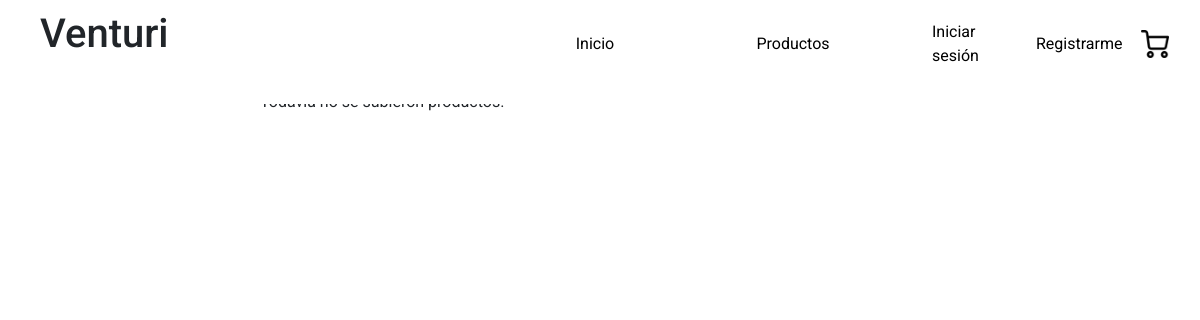
The app's page /index.php?section=products, older data.
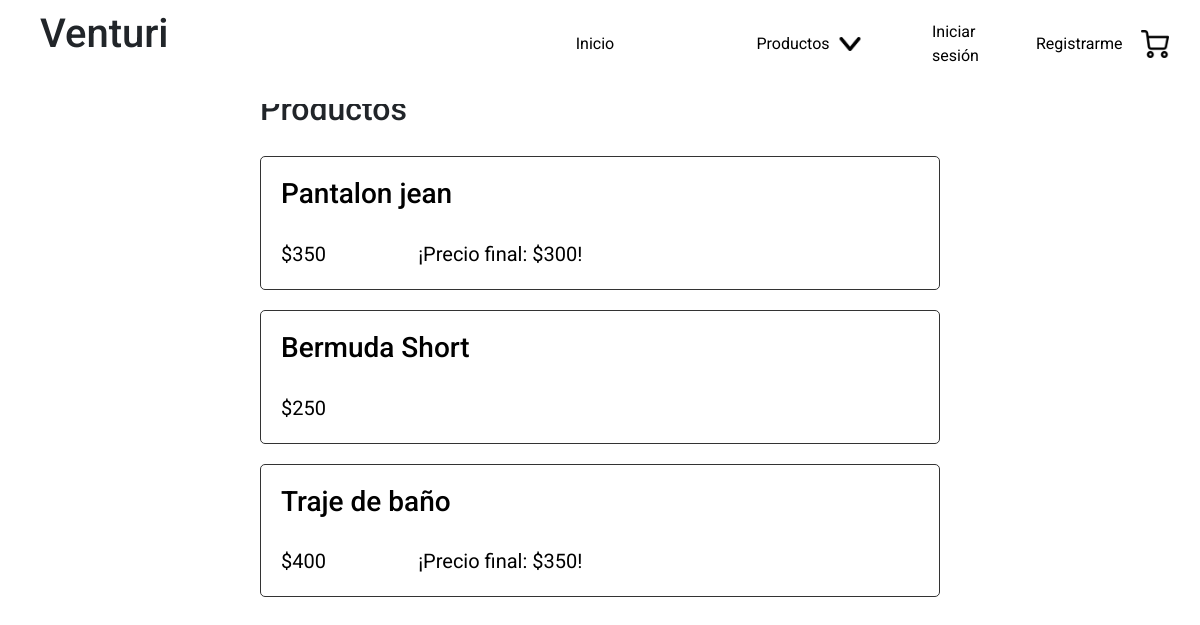
The same page, newer data.
### tables this page shows
CREATE TABLE IF NOT EXISTS products (
    id int UNSIGNED NOT NULL AUTO_INCREMENT,
    title varchar(100) NOT NULL,
    description text(1000),
    price int NOT NULL DEFAULT 0,
    discount int DEFAULT NULL,
    stock int NOT NULL DEFAULT 0,
    created_at TIMESTAMP NOT NULL DEFAULT CURRENT_TIMESTAMP,
    updated_at TIMESTAMP NOT NULL DEFAULT CURRENT_TIMESTAMP,
    PRIMARY KEY (id)
);

### back/config/functions/sql.php (called while the page is built, shortened)
<?php
function select($query){
global $cnx;
$matchs = [];
$rta = mysqli_query($cnx, $query);
if(mysqli_num_rows($rta) > 0){
    while($match = mysqli_fetch_assoc($rta)):
        $matchs[] = $match;
    endwhile;
}
return $matchs;
}

### site/views/products.php (the view, shortened to what this page needs)
<?php
    $products = [];
    $category = (empty($_GET['category'])) ? null : $_GET['category'];
    if(is_null($category)){
        $querySelectProducts = <<<SELECTPRODUCTS
        SELECT * FROM products
        SELECTPRODUCTS;
    }
    $rtaSelectProducts = select($querySelectProducts);
    if(count($rtaSelectProducts) > 0){
        $querySelectPhotos = <<<SELECTPHOTOS
        SELECT * FROM products_photos
        SELECTPHOTOS;
        $rtaSelectPhotos = select($querySelectPhotos);
        for ($i=0; $i < count($rtaSelectProducts); $i++) {
            $products[$i]["id"] = $rtaSelectProducts[$i]["id"];
            $products[$i]["title"] = $rtaSelectProducts[$i]["title"];
            $products[$i]["price"] = $rtaSelectProducts[$i]["price"];
            $products[$i]["discount"] = $rtaSelectProducts[$i]["discount"];
            if(count($rtaSelectPhotos) > 0){
                for ($j=0; $j < count($rtaSelectPhotos); $j++) {
                    if($rtaSelectPhotos[$j]["products_id"] == $rtaSelectProducts[$i]["id"]){
                        $products[$i]["images"][$j]["id"] = $rtaSelectPhotos[$j]["id"];
                        $products[$i]["images"][$j]["image"] = $rtaSelectPhotos[$j]["image"];
                        $products[$i]["images"][$j]["products_id"] = $rtaSelectPhotos[$j]["products_id"];
                    }
                }
            }
        }
    }else{
        $products = NULL;
    }
?>
<section id="products">
    <?php if(!is_null($products)): ?>
        <div>
            <h2>Productos<?= (!is_null($category)) ? ' - '.$category : '' ?></h2>
        </div>
        <ul>
            <?php for ($i=0; $i < count($products); $i++): ?>
                <li>
                    <a href="index.php?section=product&id=<?= $products[$i]["id"] ?>">
                        <div>
                            <h3><?= $products[$i]["title"] ?></h3>
                            <div>
                                <p>$<?= $products[$i]["price"] ?></p>
                                <?php if(isset($products[$i]["discount"]) && $products[$i]["discount"] > 0): ?>
                                    <p>¡Precio final: $<?= $products[$i]["discount"] ?>!</p>
                                <?php endif; ?>
                            </div>
                        </div>
                    </a>
                </li>
            <?php endfor; ?>
        </ul>
    <?php else: ?>
        <div>
            <p>Todavia no se subieron productos.</p>
        </div>
    <?php endif; ?>
</section>

### site/components/header/submenus/products.php (shortened to what this page needs)
<?php
    $categories = [];
    $querySelectCategories = <<<SELECTCATEGORIES
    SELECT * FROM categories;
    SELECTCATEGORIES;
    $rtaSelectCategories = select($querySelectCategories);
    if(count($rtaSelectCategories) > 0){
        $categories = $rtaSelectCategories;
    }
?>
<li id="products-submenu">
    <div>
        <a href="index.php?section=products"><span>Productos</span></a>
        <?php if(count($categories) > 0): ?>
        <button id="DisplayProductSubMenuBtn">Abrir menú</button>
        <?php endif; ?>
    </div>
</li>

Row changes from the older to the newer data that the page shows:
added products: title "Pantalon jean", price "350", discount "300"
added products: title "Bermuda Short", price "250"
added products: title "Traje de baño", price "400", discount "350"
Text that changed along with them:
text now shown: "Productos"
